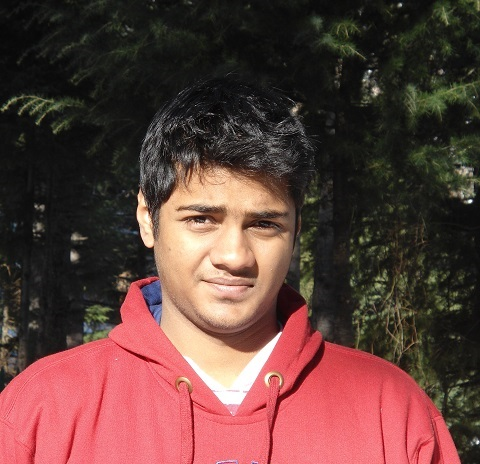
%> input picture myself.JPG, 480 x 464 px
$ octave high_pass_filter.m   (GNU Octave 9; MATLAB toolbox functions it lacks are replaced by stand-ins)
%> lines starting %> are read from the running program, lines starting %| are printed output that depends on the picture
%% Experiment 24

%% High Pass Filter

clear all;
clc;
close all;

%% Reading image (grayscale)
I = imread('myself.jpg');
%> I is the input picture: size 464x480x3 uint8; mean R, G, B 97.6, 64, 59.2
I = rgb2gray(I);
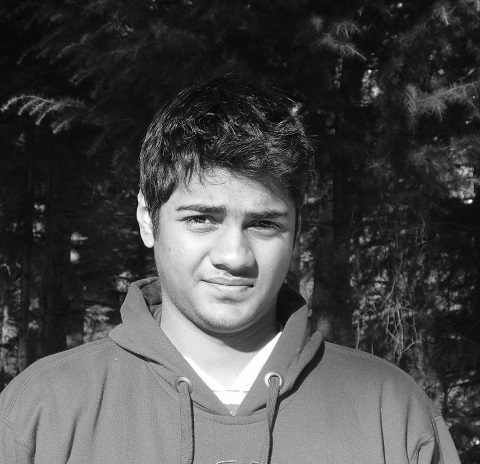
%> I: size 464x480 uint8; min 0, max 255, mean 73.5

[M,N] = size(I);
%> M = 464; N = 480

%% Finding D(u,v)
D = zeros(size(I));
for u = 1:M
    for v = 1:N
        D(u,v) = ((u-(M/2))^2 + (v-(N/2))^2)^(1/2);
    end
end
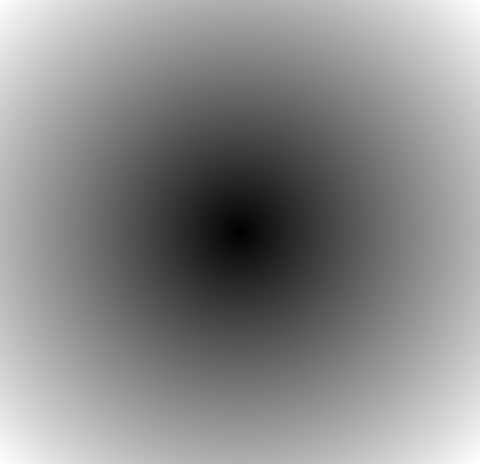
%> D: size 464x480 double; min 0, max 333.8, mean 180.6; drawn with min black and max white

%% Finding H(u,v)
H = zeros(size(I));
for u = 1:M
    for v = 1:N
        H(u,v) = 1/(1 + (D(u,v)/20)^-4);
    end
end
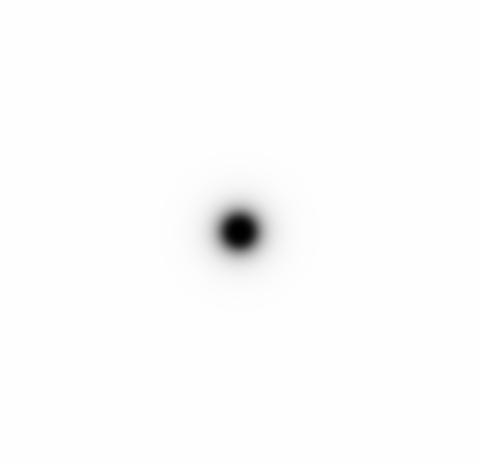
%> H: size 464x480 double; min 0, max 1, mean 0.991

%% Processing
F = fft2(I);
F = fftshift(F);
Y  = F.*H;
Y1 = ifftshift(Y);
y = ifft2(Y1);

%% Displaying the results
subplot(121),imshow(I),title('Original Image');
subplot(122),imshow(uint8(y)),title('Output image');
%> (this line was passed over: imshow is not available in this run)

%% Conclusion
% High Pass Filter Blocks low frequencies on the image, hence the image
% looses its definitions.

$ run again, with build.jpg copied over myself.JPG
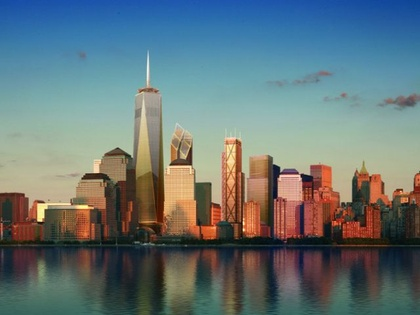
%> input picture build.jpg, 420 x 315 px, shrunk from 640 x 480 before the run
%> I is the input picture: size 315x420x3 uint8; mean R, G, B 102.1, 117.3, 119.1
%> I: size 315x420 uint8
%> after the loop `for u = 1:M`:
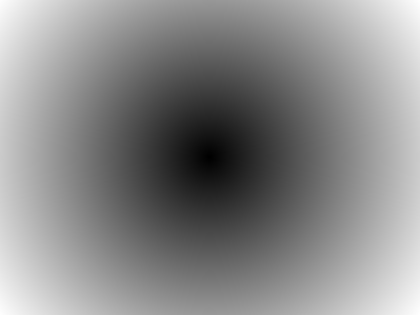
%> D: size 315x420 double; min 0.5, max 262.5, mean 141.5; drawn with min black and max white
%> after the loop `for u = 1:M`:
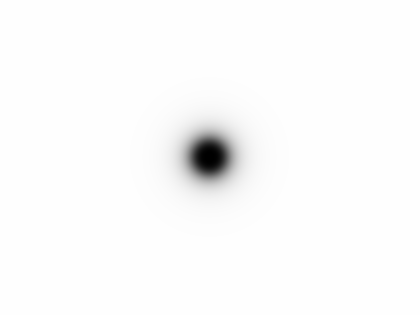
%> H: size 315x420 double; min 3.91e-07, max 1, mean 0.985
